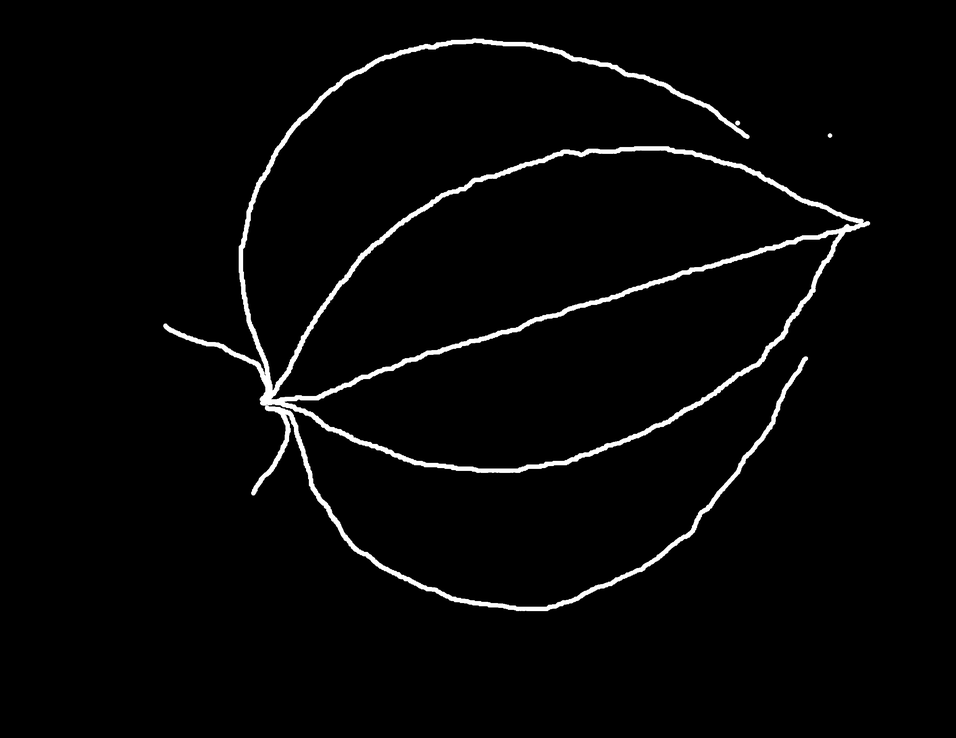
#> input picture Primary Nervation anns/00179829_leaf_1_bot.png, 956 x 738 px, shrunk from 2371 x 1832 before the run, found by its file name
$ jupyter execute --allow-errors 'Copia de mask_post_processing.ipynb'   (shell and % lines are left out)
#> lines starting #> are read from the running program, lines starting #| are printed output that depends on the picture; after the words box and inside, x2 and y2 are one past the last pixel; in counts of white or black regions, pixels touching at a corner belong together
#> further down, binary_mask is the input picture: shape (738, 956); min 0, max 255, mean 6.6
[cell 1]
# Mount Google Drive
from google.colab import drive
drive.mount('/content/drive')

[cell 2]
import cv2
import numpy as np
from google.colab.patches import cv2_imshow
from skimage import morphology
import skan
import pandas as pd
from skimage.morphology import medial_axis
import os

# [40 lines left out: functions filter_small_structures, filter_thin_structures, not called in this run]

def skeleton_pruning(mask):
  # Compute the medial axis (skeleton) and the distance transform
  skel, distance = medial_axis(mask, return_distance=True)
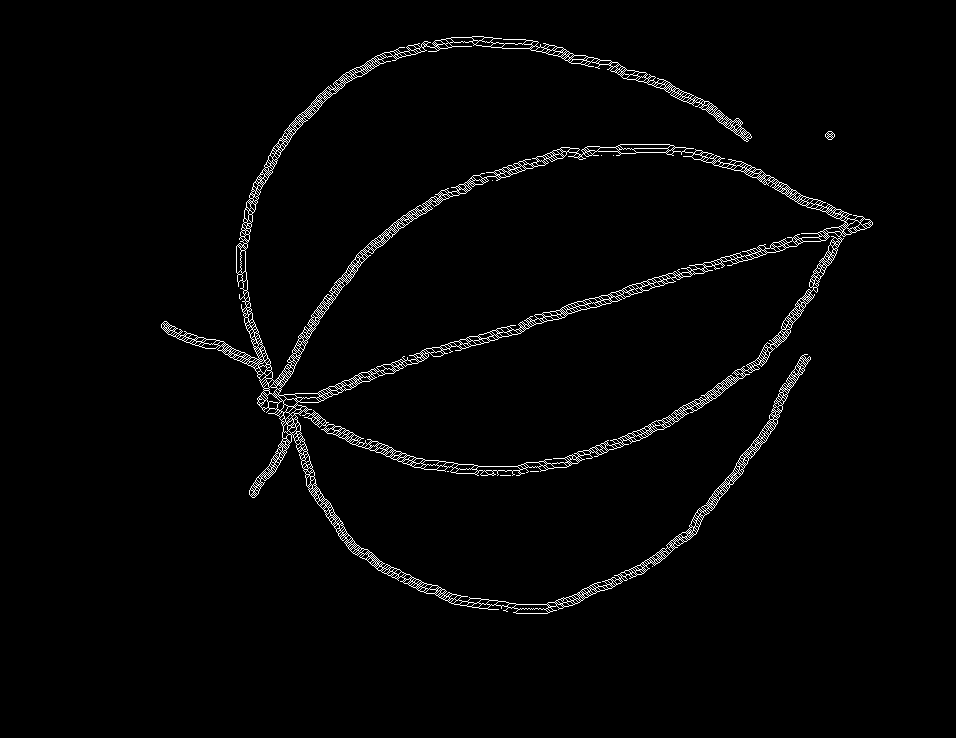
#> skel: shape (738, 956) bool; 2.2% white in thin lines or dots, all inside (x1, y1, x2, y2) = (161, 36, 873, 614)
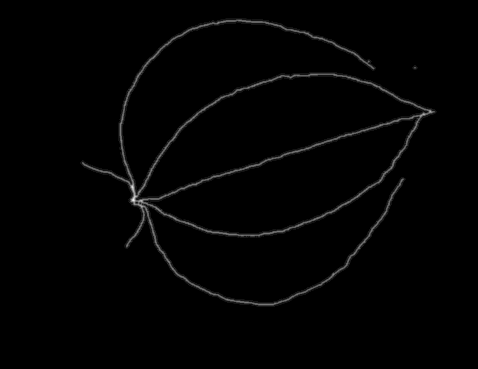
#> distance: shape (738, 956) float64 (shown at 1/2 size); min 0, max 6.4, mean 0.0739; drawn with min black and max white

  # Distance to the background for pixels of the skeleton
  dist_on_skel = distance * skel
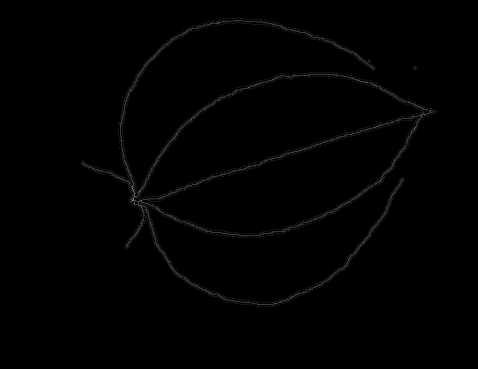
#> dist_on_skel: shape (738, 956) float64 (shown at 1/2 size); min 0, max 6.4, mean 0.0361; drawn with min black and max white

  # Draw
  _, binary_skel = cv2.threshold(dist_on_skel, 1, 255, cv2.THRESH_BINARY)
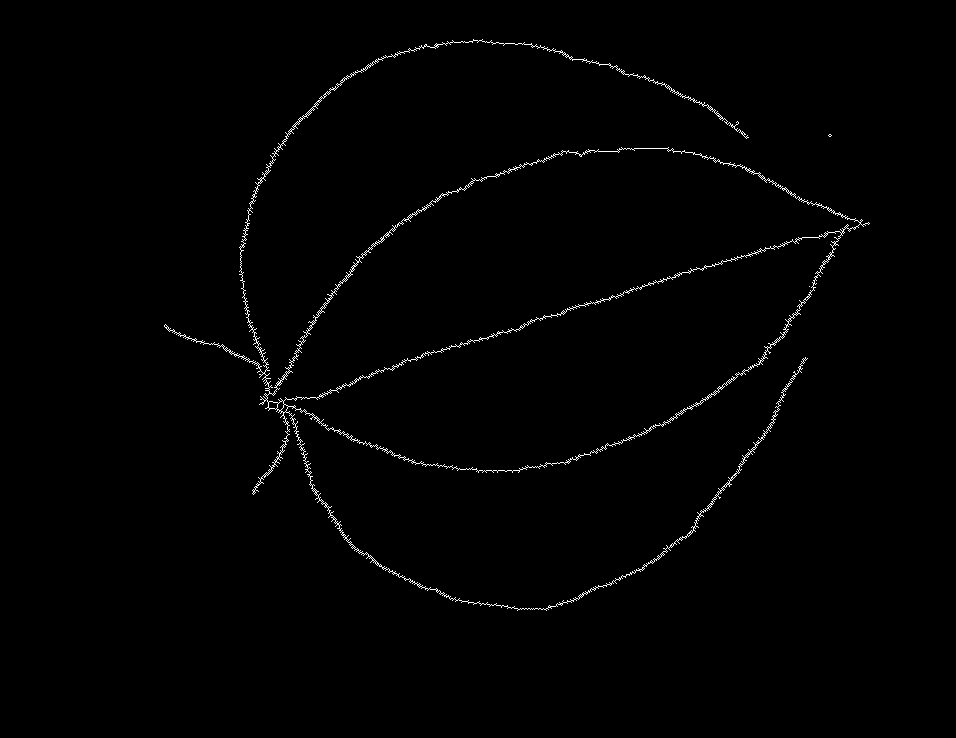
#> binary_skel: shape (738, 956) float64; 0.9% white in thin lines or dots, all inside (x1, y1, x2, y2) = (164, 39, 870, 611)
  #cv2_imshow(binary_skel)

  #Branch data extraction
  sk = skan.csr.Skeleton(dist_on_skel, value_is_height=True)
  original_branch_data = skan.summarize(sk)

  mean_thickness = original_branch_data['mean-pixel-value'].mean()
  std_thickness = original_branch_data['mean-pixel-value'].std()

  mean_distance = original_branch_data['branch-distance'].mean()
  std_distance = original_branch_data['branch-distance'].std()


  # Calculate the thresholds
  threshold_thickness = mean_thickness + 0.3 * std_thickness
  threshold_distance = mean_distance - 0.7 * std_distance

  # Filter the DataFrame
  filtered_data1 = original_branch_data[
      (original_branch_data['mean-pixel-value'] < threshold_thickness) |
      (original_branch_data['branch-distance'] < threshold_distance)
  ]

  # Filter the skeleton
  sk = sk.prune_paths(filtered_data1.index)

  sk2 = sk
  for i in range(4):
    # Assuming 'skeleton' is your skeleton graph
    branch_data = skan.summarize(sk)

    # Filter thin branches
    mean_thickness = branch_data['mean-pixel-value'].mean()
    print(mean_thickness)
    std_thickness = branch_data['mean-pixel-value'].std()
    threshold_thickness = mean_thickness - std_thickness

    filtered_data = branch_data[branch_data['mean-pixel-value'] < threshold_thickness]
    sk = sk.prune_paths(filtered_data.index)
    branch_data = skan.summarize(sk)

    # Calculate the mean of the 'branch-distance' column
    mean_distance = branch_data['branch-distance'].mean()
    std_distance = branch_data['branch-distance'].std()
    threshold_distance = mean_distance + 2 * std_distance

    # Filter rows where 'branch-type' is 1 and 'branch-distance' is no greater than the mean
    filtered_branch_data = branch_data[(branch_data['branch-type'] == 1) &
                                       ~(branch_data['branch-distance'] > threshold_distance) &
                                       ~(branch_data['mean-pixel-value'] > threshold_thickness)
                                       ]

    sk2 = sk.prune_paths(filtered_branch_data.index)
    sk = sk2

  #Draw
  _, binary_sk = cv2.threshold(sk.skeleton_image, 1, 255, cv2.THRESH_BINARY)
  #cv2_imshow(binary_sk)

  #Return the skeleton minus the filtered skeleton.
  negative = cv2.subtract(dist_on_skel, sk2.skeleton_image)
  _, binary_negative = cv2.threshold(negative, 1, 255, cv2.THRESH_BINARY)

  return binary_sk

# [10 lines left out: function dilate_and_subtract, not called in this run]

def mask_post_processing(input_directory, output_directory):
    # Get a list of all the files in the directory
    files = os.listdir(input_directory)

    # Iterate through the files
    for file_name in files:
        if file_name.endswith('.png'):
            # Read the binary mask
            binary_mask = cv2.imread(os.path.join(input_directory, file_name), cv2.IMREAD_GRAYSCALE)
            cv2_imshow(binary_mask)

            # Apply operations
            sk_negative = skeleton_pruning(binary_mask)
            mask2 = dilate_and_subtract(binary_mask, sk_negative)
            mask3 = filter_small_structures(mask2)

            # Save the resulting mask
            output_path = os.path.join(output_directory, file_name)
            cv2.imwrite(output_path, mask3)

[cell 3]
binary_mask = cv2.imread('/content/drive/MyDrive/few-shot-leaf-segmentation/data/vein_fl_preds/00179829_leaf_1_bot.png', cv2.IMREAD_GRAYSCALE)


#> (the rest of this cell did not finish here and is left out)
